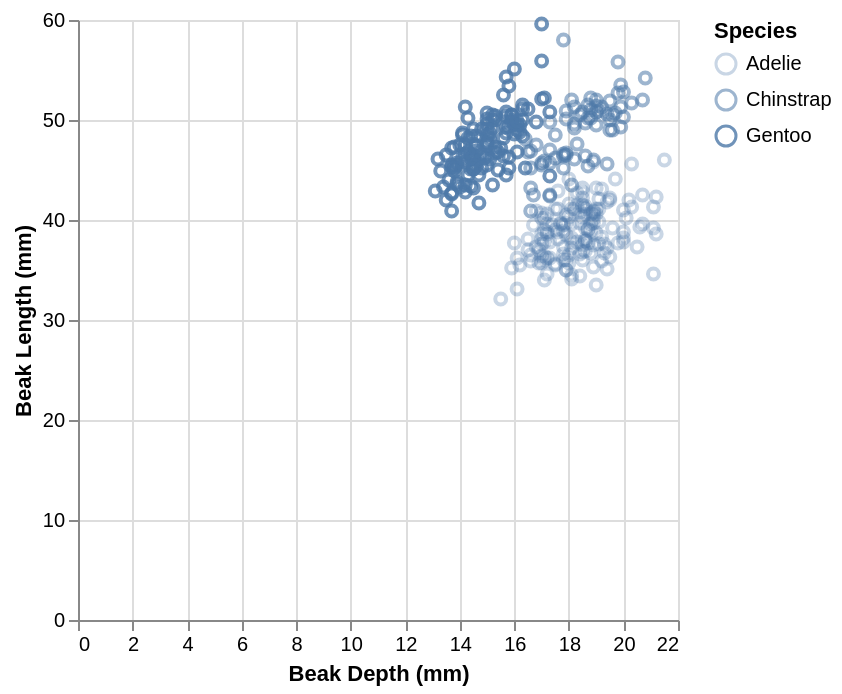

Write notebook code for a chart like this one.
### Markdown cell above
## Examples of encoding
I'll demonstrate changing some of the encoding channels below so we can examine their effect on the chart

### Code cell
alt.Chart(df).mark_point().encode(
    x='Beak Depth (mm)',
    y='Beak Length (mm)',
    opacity='Species' # color='Species' or shape, opacity, color, tooltip, size
)

### Figure 1 — Vega-Lite specification as saved in the notebook (floating-point values rounded to 4 significant figures; data arrays with more than 128 entries replaced by an {"elided": "..."} marker saying what was removed)
{"config": {"view": {"continuousWidth": 300, "continuousHeight": 300}}, "data": {"name": "data-783f637a646b8ff8439f6e7d741cecf0"}, "mark": {"type": "point"}, "encoding": {"opacity": {"field": "Species", "type": "nominal"}, "x": {"field": "Beak Depth (mm)", "type": "quantitative"}, "y": {"field": "Beak Length (mm)", "type": "quantitative"}}, "$schema": "https://vega.github.io/schema/vega-lite/v6.4.1.json", "datasets": {"data-783f637a646b8ff8439f6e7d741cecf0": {"elided": "344 records"}}}
